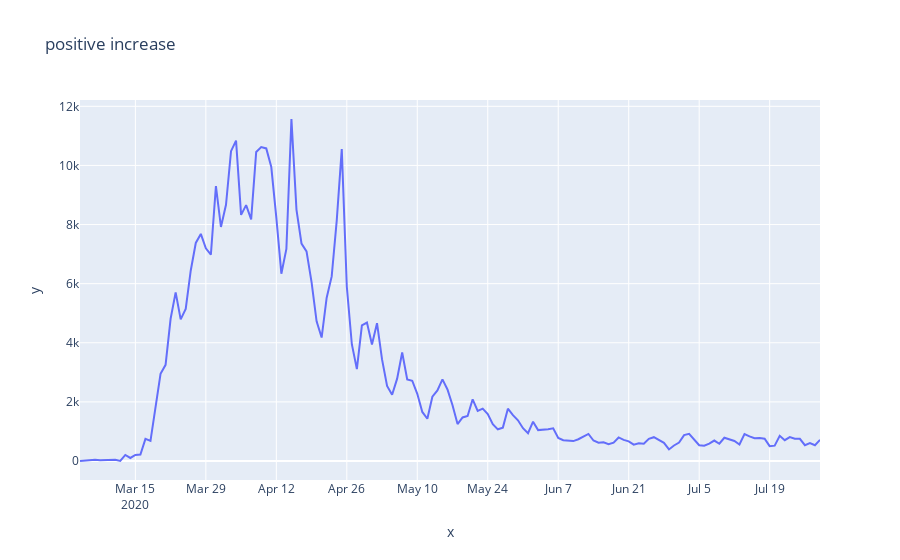

The notebook cell this image was saved under:
### Code cell
data = covid_stats.filter(['date','positiveincrease'], axis=1)
fig = px.line(x=data['date'],
              y=data['positiveincrease'],
              title='positive increase')
fig.show()
data = data['positiveincrease'].values

### Figure 1 — Plotly figure (JSON) as saved in the notebook; plotly's stock layout.template omitted (floating-point values rounded to 4 significant figures; data arrays with more than 128 entries replaced by an {"elided": "..."} marker saying what was removed)
{"data": [{"hoverlabel": {"namelength": 0}, "hovertemplate": "x=%{x}<br>y=%{y}", "legendgroup": "", "line": {"color": "#636efa", "dash": "solid"}, "mode": "lines", "name": "", "showlegend": false, "type": "scatter", "x": {"elided": "148 str values"}, "xaxis": "x", "y": {"elided": "148 int values"}, "yaxis": "y"}], "layout": {"legend": {"tracegroupgap": 0}, "title": {"text": "positive increase"}, "xaxis": {"anchor": "y", "domain": [0, 1], "title": {"text": "x"}}, "yaxis": {"anchor": "x", "domain": [0, 1], "title": {"text": "y"}}}}
